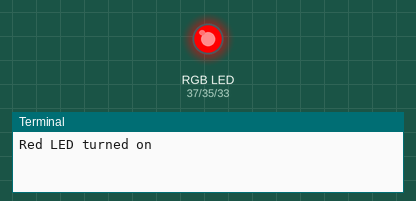
Simulated run of this program. Board: Raspberry Pi (header pin numbers). Shown: an RGB LED mixed from three pins (HIGH = lit), the last lines printed to the terminal. At 30.0 s the program stops and its outputs stay as they are.

Above: at 0.1 s.
At 10.1 s:
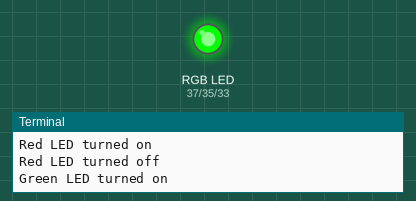
At 20.1 s:
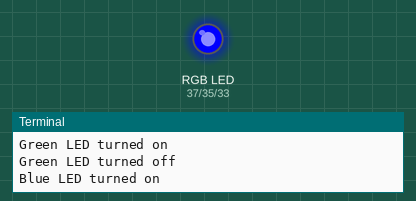
At 25.1 s:
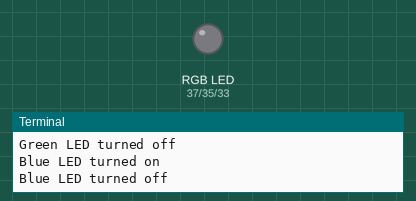
Timing chart, 0 to 26.6 s (numbered marks = the images above):
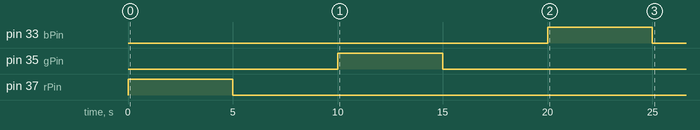

The program:

1RGB_LED_Control.py
```python
import RPi.GPIO as GPIO
from time import sleep

# Delete pin numbers for RGB LEDs
rPin = 37
gPin = 35
bPin = 33

GPIO.setwarnings(False)
GPIO.setmode(GPIO.BOARD)
GPIO.setup(rPin, GPIO.OUT)
GPIO.setup(gPin, GPIO.OUT)
GPIO.setup(bPin, GPIO.OUT)

try:
    # Turn on the red LED
    GPIO.output(rPin, 1)
    print("Red LED turned on")
    sleep(5)
    # Turn off the red LED
    GPIO.output(rPin, 0)
    print("Red LED turned off")
    sleep(5)

    # Turn on the Green LED
    GPIO.output(gPin, 1)
    print("Green LED turned on")
    sleep(5)
    # Turn off the Green LED
    GPIO.output(gPin, 0)
    print("Green LED turned off")
    sleep(5)

    # Turn on the Blue LED
    GPIO.output(bPin, 1)
    print("Blue LED turned on")
    sleep(5)
    # Turn off the Blue LED
    GPIO.output(bPin, 0)
    print("Blue LED turned off")
    sleep(5)

except KeyboardInterrupt:
    print("Keyboard Interrupt detected, Exiting Program")
finally:
    GPIO.cleanup()
```

Measured:
- by itself, pin 33 (bPin): LOW → HIGH at 20.0 s, → LOW 5.0 s later
- by itself, pin 35 (gPin): LOW → HIGH at 10.0 s, → LOW 5.0 s later
- by itself, pin 37 (rPin): LOW → HIGH at 0.00 s, → LOW 5.0 s later
